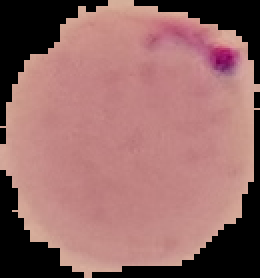
#> input picture DeepLearning With TensorFlow/keras-save-load/malaria/training/Parasitized/C101P62ThinF_IMG_20150923_165215_cell_21.png, 130 x 139 px (shown 2 times larger); its folder holds 3 pictures in this run
$ python build_dataset.py --dataset ../keras-save-load/malaria/training/Parasitized
#> lines starting #> are read from the running program, lines starting #| are printed output that depends on the picture
# USAGE
# python build_dataset.py --dataset /raid/datasets/flowers17/flowers17

# import the necessary packages
from imutils import paths
import argparse
import random
import cv2
import os

# construct the argument parser and parse the arguments
ap = argparse.ArgumentParser()
ap.add_argument("-d", "--dataset", type=str, required=True,
	help="path dataset of input images")
args = vars(ap.parse_args())

# grab all image paths and create a training and testing split
imagePaths = sorted(list(paths.list_images(args["dataset"])))
random.shuffle(imagePaths)
i = int(len(imagePaths) * 0.75)
trainPaths = imagePaths[:i]
testPaths = imagePaths[i:]

# define the datasets
datasets = [
	("training", trainPaths, "flowers17_training.csv"),
	("testing", testPaths, "flowers17_testing.csv")
]

# loop over the data splits
for (dType, imagePaths, outputPath) in datasets:
	# open the output CSV file for writing
	print("[INFO] building '{}' split...".format(dType))
	f = open(outputPath, "w")

	# loop over all input images
	for imagePath in imagePaths:
		# load the input image and resize it to 64x64 pixels
		image = cv2.imread(imagePath)
#> image is the input picture: shape (139, 130, 3); mean B, G, R 103.9, 105.8, 150.3
		image = cv2.resize(image, (64, 64))
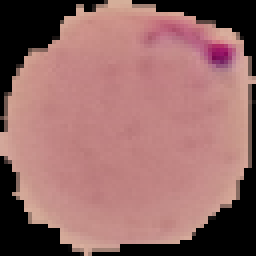
#> image: shape (64, 64, 3) (shown 4 times larger); mean B, G, R 103.7, 105.6, 150

		# create a flattened list of pixel values
		image = [str(x) for x in image.flatten()]
#> image = 12288 items, first 6: '0', '0', '0', '0', '0', '0'

		# extract the class label from the file path and write the
		# label along pixels list to disk
		label = imagePath.split(os.path.sep)[-2]
		f.write("{},{}\n".format(label, ",".join(image)))

	# close the output CSV file
	f.close()
#> pass 2 of the loop `for (dType, imagePaths, outputPath) in datasets:`:
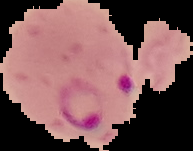
#> input picture DeepLearning With TensorFlow/keras-save-load/malaria/training/Parasitized/C101P62ThinF_IMG_20150923_165215_cell_35.png, 193 x 151 px
#> image is the input picture: shape (151, 193, 3); mean B, G, R 85.9, 85, 122.4
#> `image = cv2.resize(image, (64, 64))`:
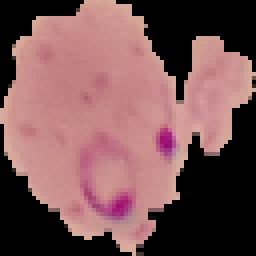
#> image: shape (64, 64, 3) (shown 4 times larger); mean B, G, R 85.1, 84.1, 121.3
